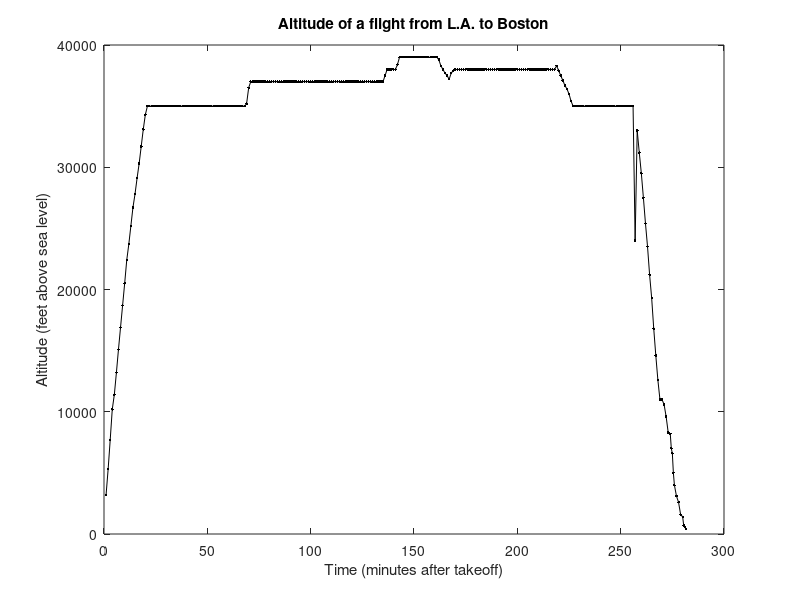

Write MATLAB code to recreate this figure.
%% PLOTFLIGHT1  Solution to the "Following a Flight I" Exercise.

%% 1.  Load the data
load flightData

%% 2.  Plot the flight with black dots as markers
plot(t,altitude,'k.-') % Plot it with black dots as markers and a solid line

%% 3.  Add annotations to the plot
title('Altitude of a flight from L.A. to Boston')
xlabel('Time (minutes after takeoff)')
ylabel('Altitude (feet above sea level)')
